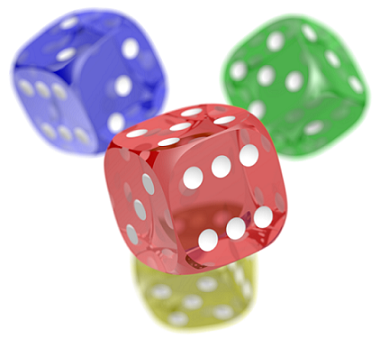
//> input picture dzhambekova_d_o/build/prj/jpeg_compress/png_cubes.png, 389 x 357 px
$ ./jpeg_compress   (built with g++ and OpenCV 4)
//> lines starting //> are read from the running program, lines starting //| are printed output that depends on the picture
#include <opencv2/opencv.hpp>

using namespace cv;
using namespace std;

int main()
{
    Mat img = imread("png_cubes.png");
//> img is the input picture: 357 rows x 389 cols, CV_8UC3; mean B, G, R 202.5, 202.8, 211.6
    Mat img1(img.rows, img.cols, CV_8UC3);

    for (int i = 0; i < img1.rows; i++)
    {
        for (int j = 0; j < img1.cols / 3; j++)
        {
            img1.at<Vec3b>(i, j).val[0] = 255;
            img1.at<Vec3b>(i, j).val[1] = 0;
            img1.at<Vec3b>(i, j).val[2] = 0;
        }
        for (int j = img1.cols / 3; j < 2 * img1.cols / 3; j++)
        {
            img1.at<Vec3b>(i, j).val[0] = 0;
            img1.at<Vec3b>(i, j).val[1] = 255;
            img1.at<Vec3b>(i, j).val[2] = 0;
        }
        for (int j = 2*img1.cols / 3; j < img1.cols; j++)
        {
            img1.at<Vec3b>(i, j).val[0] = 0;
            img1.at<Vec3b>(i, j).val[1] = 0;
            img1.at<Vec3b>(i, j).val[2] = 255;
        }
    }
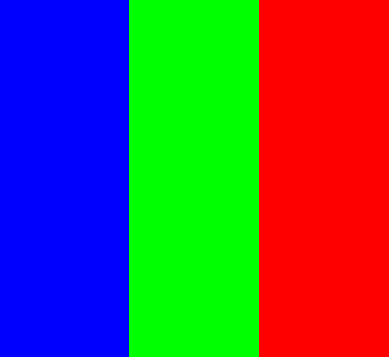
//> img1: 357 rows x 389 cols, CV_8UC3; mean B, G, R 84.6, 85.2, 85.2

    //imshow("img1", img1);

    vector<int> quality_params = vector<int>(2);

    quality_params[0] = CV_IMWRITE_JPEG_QUALITY;

    quality_params[1] = 65;
    imwrite("jpg65_cubes.jpg", img, quality_params);
    Mat jpg65 = imread("jpg65_cubes.jpg");

    quality_params[1] = 95;
    imwrite("jpg95_cubes.jpg", img, quality_params);
    Mat jpg95 = imread("jpg95_cubes.jpg");

    namedWindow("Original Image", 1);
    imshow("Original Image", img);


    vector<Mat> rgbChannels_img(3), rgbChannels_jpg65(3), rgbChannels_jpg95(3);
    split(img, rgbChannels_img);
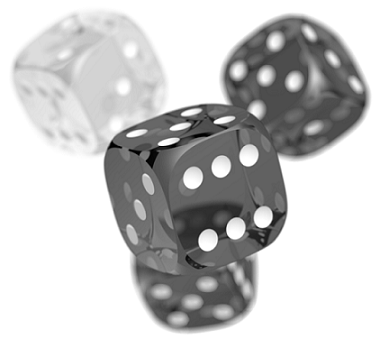
//> rgbChannels_img[0]: 357 rows x 389 cols, CV_8UC1; min 0, max 255, mean 202.5
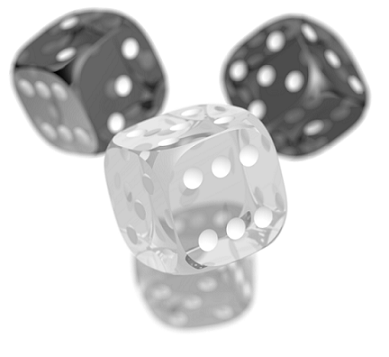
//> rgbChannels_img[2]: 357 rows x 389 cols, CV_8UC1; min 0, max 255, mean 211.6
    split(jpg65, rgbChannels_jpg65);
    split(jpg95, rgbChannels_jpg95);

    Mat tmp, tmp1, all_dif;
    Mat difb65= rgbChannels_img[0]- rgbChannels_jpg65[0];
    Mat difg65= rgbChannels_img[1] - rgbChannels_jpg65[1];
    Mat difr65 = rgbChannels_img[2] - rgbChannels_jpg65[2];

    Mat difb95 = rgbChannels_img[0] - rgbChannels_jpg95[0];
    Mat difg95 = rgbChannels_img[1] - rgbChannels_jpg95[1];
    Mat difr95 = rgbChannels_img[2] - rgbChannels_jpg95[2];
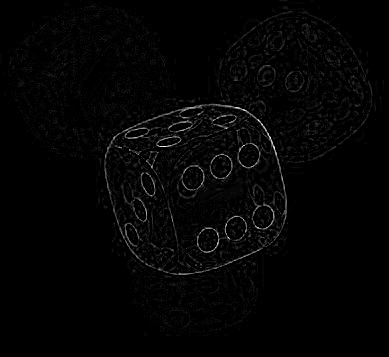
//> difr95: 357 rows x 389 cols, CV_8UC1; min 0, max 37, mean 0.6; drawn with min black and max white

    hconcat(difb65, difg65, tmp);
    hconcat(tmp, difr65, tmp);
//> tmp: 357 rows x 1167 cols, CV_8UC1

    hconcat(difb95, difg95, tmp1);
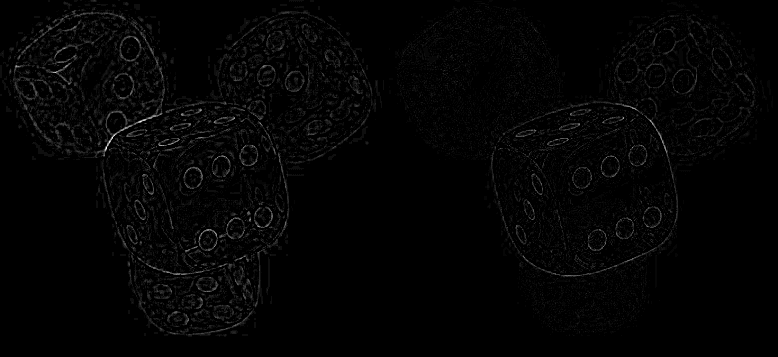
//> tmp1: 357 rows x 778 cols, CV_8UC1; min 0, max 32, mean 0.5; drawn with min black and max white
    hconcat(tmp1, difr95, tmp1);
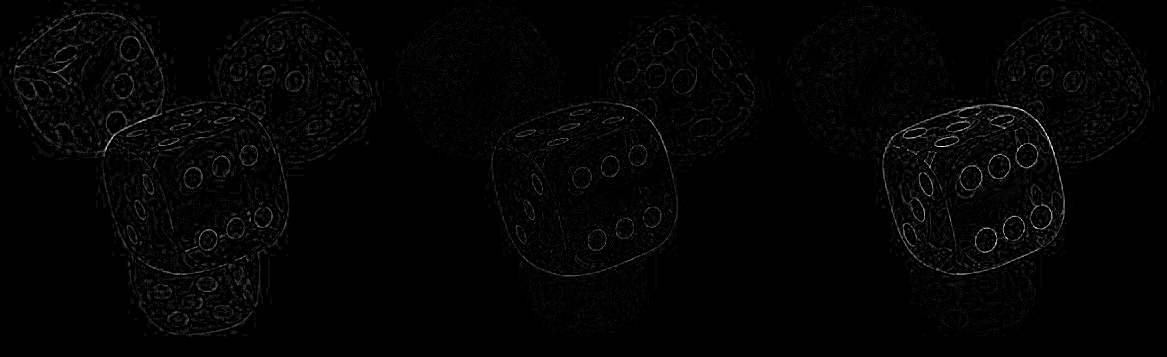
//> tmp1: 357 rows x 1167 cols, CV_8UC1; min 0, max 37, mean 0.6; drawn with min black and max white

    vconcat(tmp, tmp1, all_dif);
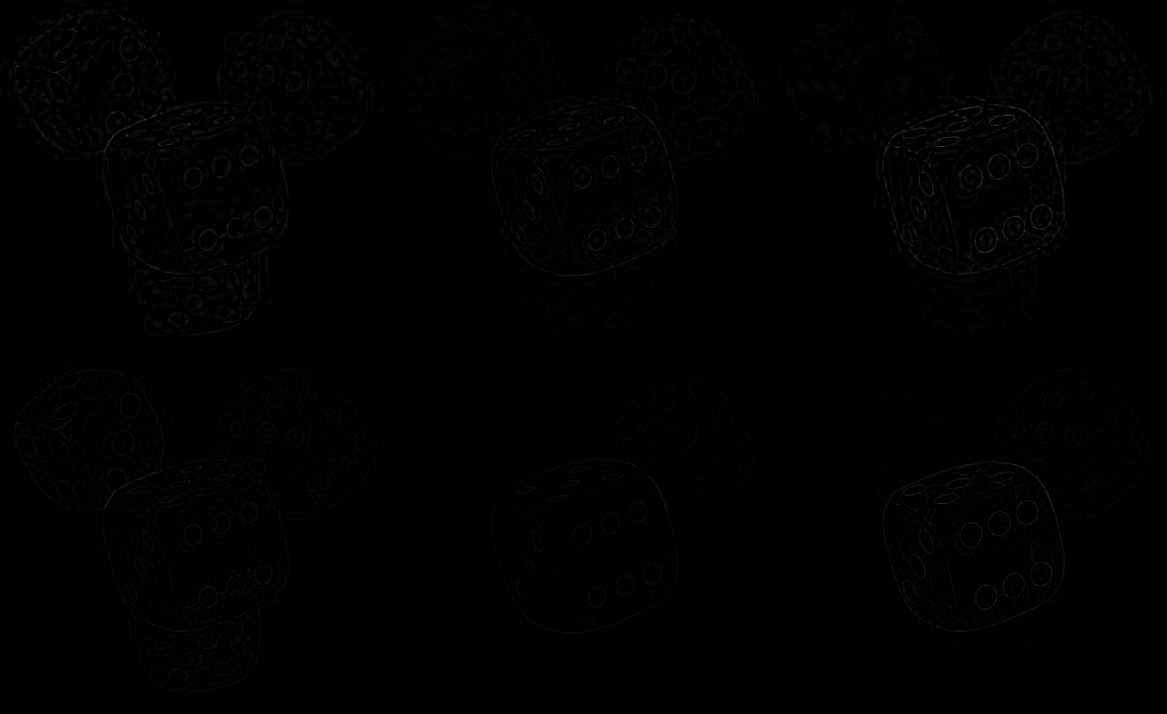
//> all_dif: 714 rows x 1167 cols, CV_8UC1; min 0, max 60, mean 0.8

    imshow("difference", all_dif);
    imshow("jpg65", jpg65);
    imshow("jpg95", jpg95);

    // [10 lines of commented-out code are left out]


    waitKey(0);
}
